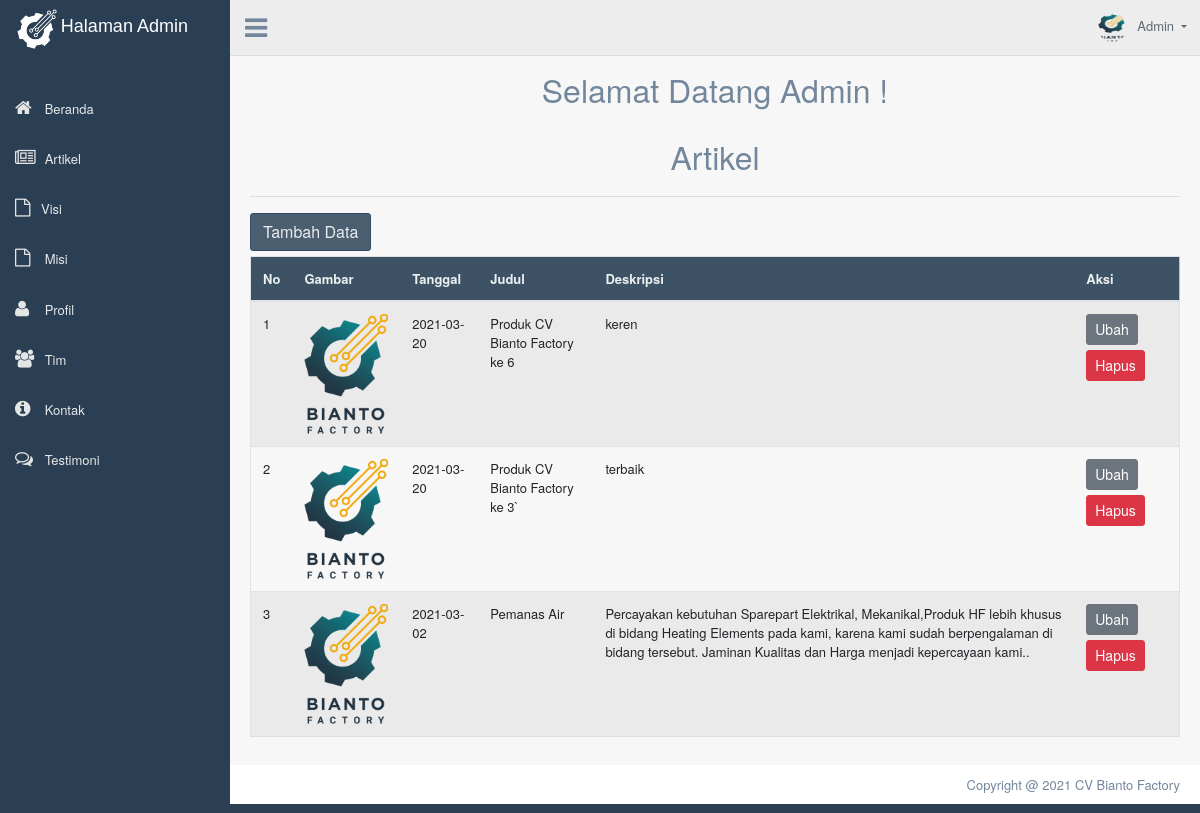
Page /admin/dashboard.php?page=tampilartikel (signed in) on the earlier database version.
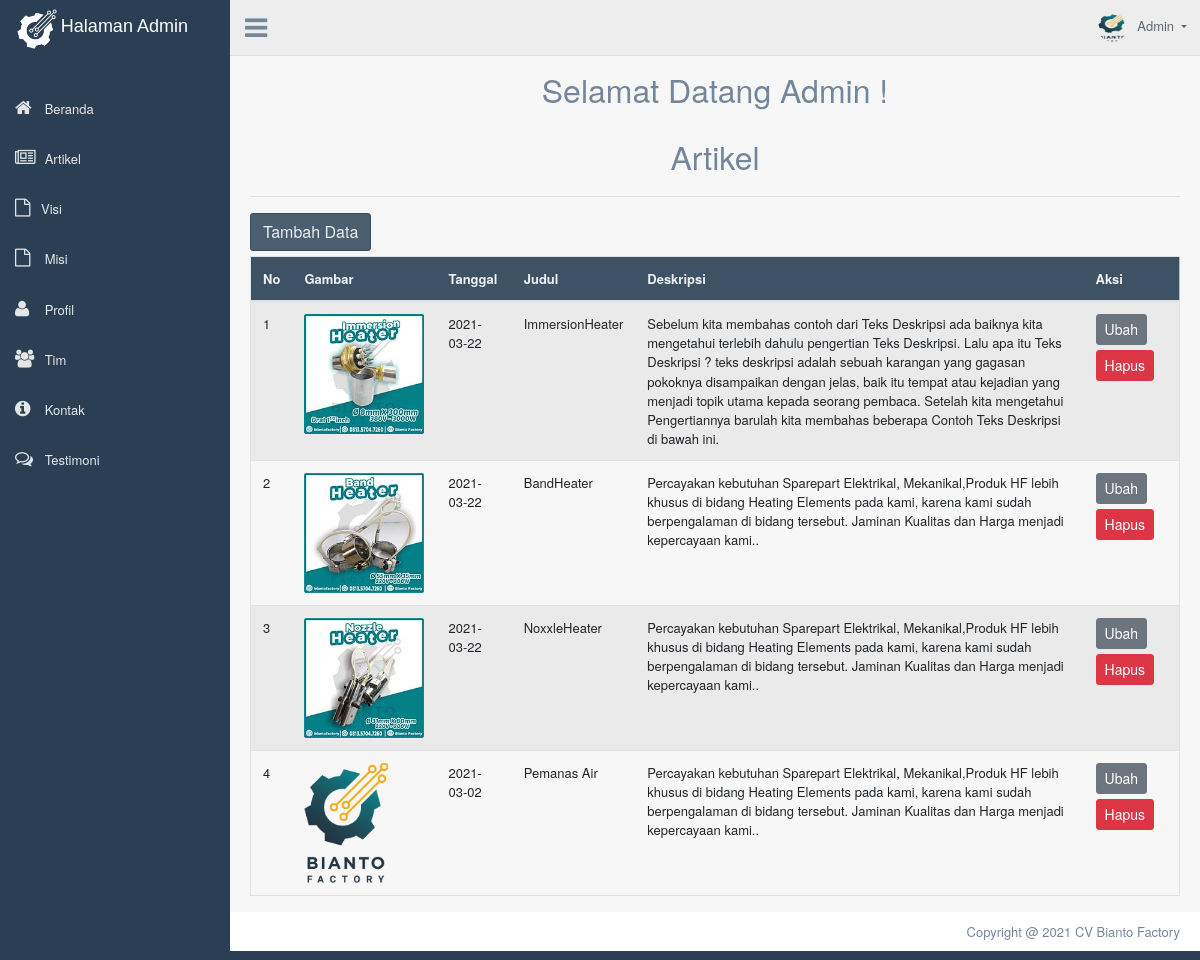
Same page on the later database version.
### tables this page shows
CREATE TABLE `artikel` (
  `id` int(11) NOT NULL,
  `tanggal` date NOT NULL,
  `judul` varchar(255) NOT NULL,
  `deskripsi` longtext NOT NULL,
  `gambar` blob NOT NULL
);

### admin/crutartikel/tampil.php (the view, shortened to what this page needs)
<?php
include('../includes/config.php');
?>
<div class="container" style="margin-top:20px">
	<center>
		<font size="6">Artikel</font>
	</center>
	<hr>
	<a href="dashboard.php?page=tambahartikel"><button class="btn btn-dark right">Tambah Data</button></a>
	<div class="table-responsive">
		<table class="table table-striped jambo_table bulk_action">
			<thead>
				<tr>
					<th>No</th>
					<th>Gambar</th>
					<th>Tanggal</th>
					<th>Judul</th>
					<th>Deskripsi</th>
					<th>Aksi</th>
				</tr>
			</thead>
			<tbody>
				<?php
				$sql = mysqli_query($koneksidb, "SELECT * FROM artikel ORDER BY id DESC") or die(mysqli_error($koneksidb));
				if (mysqli_num_rows($sql) > 0) {
					$no = 1;
					while ($data = mysqli_fetch_assoc($sql)) {
						echo '
						<tr>
							<td>' . $no . '</td>
							<td><img src="assets/images/artikel/'.$data['gambar'].'" height="120"></td>
							<td>' . $data['tanggal'] . '</td>
							<td>' . $data['judul'] . '</td>
							<td>' . $data['deskripsi'] . '</td>
							<td>
								<a href="dashboard.php?page=editartikel&id=' . $data['id'] . '" class="btn btn-secondary btn-sm">Ubah</a>
								<a href="crutartikel/delete.php?id='. $data['id'] . '" class="btn btn-danger btn-sm" onclick="return confirm(\'Yakin ingin menghapus data ini?\')">Hapus</a>
							</td>
						</tr>
						';
						$no++;
					}
				} else {
					echo '
					<tr>
						<td colspan="6">Tidak ada data.</td>
					</tr>
					';
				}
				?>
		</table>
	</div>
</div>

### admin/dashboard.php (shortened to what this page needs)
<?php
include('includes/config.php');
if (strlen($_SESSION['alogin']) == 0) {
  header('location:index.php');
} else {
?>
  <!DOCTYPE html>
  <html lang="en">
  <head>
    <link href="assets/bootstrap/dist/css/bootstrap.min.css" rel="stylesheet">
    <link href="assets/font-awesome/css/font-awesome.min.css" rel="stylesheet">
    <link href="assets/nprogress/nprogress.css" rel="stylesheet">
    <link href="assets/iCheck/skins/flat/green.css" rel="stylesheet">
    <link href="assets/bootstrap-progressbar/css/bootstrap-progressbar-3.3.4.min.css" rel="stylesheet">
    <link href="assets/css/custom.min.css" rel="stylesheet">
  </head>
  <body class="nav-md">
    <div class="container body">
      <div class="main_container">
        <div class="col-md-3 left_col">
          <div class="left_col scroll-view">
            <div class="navbar nav_title" style="border: 0;" style="padding: 25px;">
              <center>
                &nbsp; <a href="dashboard.php" style="margin-left: 10px;"><img src="../assets/images/produkbiantofix3.png" height="40" width="40" alt=""><span>
                    <font size="4" color="white" face="arial"> Halaman Admin</font>
                  </span></a>
              </center>
            </div>
            <br />
            <div id="sidebar-menu" class="main_menu_side hidden-print main_menu">
              <div class="menu_section">
                <ul class="nav side-menu">
                  <li class="">
                    <a href="dashboard.php?">
                      <i class="fa fa-home" aria-hidden="true"></i> Beranda
                    </a>
                  </li>
                  <li class="">
                    <a href="dashboard.php?page=tampilartikel">
                      <i class="fa fa-newspaper-o" aria-hidden="true"></i> Artikel
                    </a>
                  </li>
                  <li class="">
                    <a href="dashboard.php?page=tampilvisi">
                      <i class="fa fa-file-o" aria-hidden="true"></i>Visi
                    </a>
                  </li>
                  <li class="">
                    <a href="dashboard.php?page=tampilmisi">
                      <i class="fa fa-file-o" aria-hidden="true"></i> Misi
                    </a>
                  </li>
                  <li class="">
                    <a href="dashboard.php?page=tampilprofil">
                      <i class="fa fa-user" aria-hidden="true"></i> Profil
                    </a>
                  </li>
                  <li class="">
                    <a href="dashboard.php?page=tampiltim">
                      <i class="fa fa-users" aria-hidden="true"></i> Tim
                    </a>
                  </li>
                  <li class="">
                    <a href="dashboard.php?page=tampilkontak">
                      <i class="fa fa-info-circle" aria-hidden="true"></i> Kontak
                    </a>
                  </li>
                  <li class="">
                    <a href="dashboard.php?page=tampiltesti">
                      <i class="fa fa-comments-o"></i> Testimoni
                    </a>
                  </li>
                </ul>
              </div>
            </div>
          </div>
        </div>
        <div class="top_nav">
          <div class="nav_menu">
            <div class="nav toggle">
              <a id="menu_toggle"><i class="fa fa-bars"></i></a>
            </div>
            <nav class="nav navbar-nav">
              <ul class=" navbar-right">
                <li class="nav-item dropdown open">
                  <a href="#" class="user-profile dropdown-toggle" aria-haspopup="true" id="navbarDropdown" data-toggle="dropdown" aria-expanded="false">
                    <img src="assets/images/logo.png" alt="">Admin
                  </a>
                </li>
              </ul>
            </nav>
          </div>
        </div>
        <div class="right_col" role="main">
        <center>
		      <font size="6">Selamat Datang Admin !</font>
	        </center>
          <?php
          $queries = array();
          parse_str($_SERVER['QUERY_STRING'], $queries);
          switch ($queries['page']) {
            case 'tampilartikel':
              include 'crutartikel/tampil.php';
              break;
          }
          ?>
        </div>
        <footer>
          <div class="pull-right">
            Copyright @ 2021 CV Bianto Factory
          </div>
          <div class="clearfix"></div>
        </footer>
      </div>
    </div>
  </body>
  </html>
<?php } ?>

Differences in the rows shown:
removed artikel: gambar (picture), tanggal "2021-03-20", judul "Produk CV Bianto Factory ke 6", deskripsi "keren"
removed artikel: gambar (picture), tanggal "2021-03-20", judul "Produk CV Bianto Factory ke 3`", deskripsi "terbaik"
added artikel: gambar (picture), tanggal "2021-03-22", judul "ImmersionHeater", deskripsi "Sebelum kita membahas contoh dari Teks Deskripsi ada baiknya kita mengetahui terlebih dahulu pengertian Teks Deskripsi. Lalu apa itu Teks Deskripsi ? teks deskripsi adalah sebuah karangan yang gagasan pokoknya disampaikan dengan jelas, baik itu tempat atau kejadian yang menjadi topik utama kepada seorang pembaca. Setelah kita mengetahui Pengertiannya barulah kita membahas beberapa Contoh Teks Deskripsi di bawah ini."
added artikel: gambar (picture), tanggal "2021-03-22", judul "BandHeater", deskripsi "Percayakan kebutuhan Sparepart Elektrikal, Mekanikal,Produk HF lebih khusus di bidang Heating Elements pada kami, karena kami sudah berpengalaman di bidang tersebut. Jaminan Kualitas dan Harga menjadi kepercayaan kami.."
added artikel: gambar (picture), tanggal "2021-03-22", judul "NoxxleHeater", deskripsi "Percayakan kebutuhan Sparepart Elektrikal, Mekanikal,Produk HF lebih khusus di bidang Heating Elements pada kami, karena kami sudah berpengalaman di bidang tersebut. Jaminan Kualitas dan Harga menjadi kepercayaan kami.."
